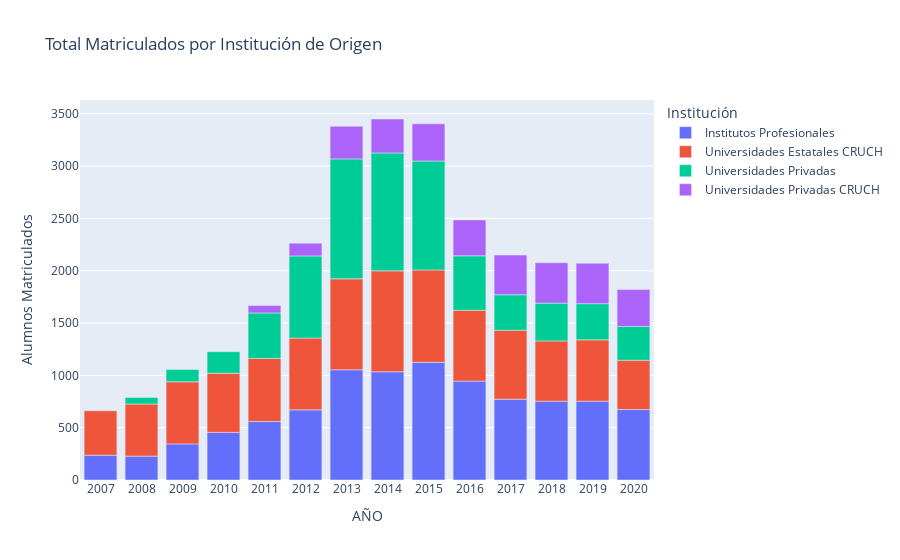

The code cell stored with this chart in its notebook:
### Markdown cell above
## Matriculados

Los titulados nos explican el estado actual del campo laboral. Pero ¿cómo han variado las matriculas en la carrera? Da la idea de que ya no existe ese boom por estudiar minería. Acá va la data:

### Code cell
matriculados = pd.read_csv("Data/Matricula.csv", delimiter = ';')
matriculados["AÑO"] = matriculados["AÑO"].str.split('_', expand = True)[1]
matriculados_con_minas = matriculados[(matriculados["NOMBRE CARRERA"].str.contains(r"\b(INGENIERIA|INGENIERÍA)\b.*\bMINAS\b"))]
matriculados_por_tipo = pd.DataFrame(matriculados_con_minas.groupby(["AÑO","CLASIFICACIÓN INSTITUCIÓN NIVEL 3"])["TOTAL MATRICULADOS PRIMER AÑO"].agg(['sum','count'])).reset_index()
fig = px.bar(matriculados_por_tipo, x="AÑO", color="CLASIFICACIÓN INSTITUCIÓN NIVEL 3", y="sum", title="Total Matriculados por Institución de Origen")
fig.update_layout(yaxis={'title': 'Alumnos Matriculados'},
                    legend_title_text='Institución')
fig.show()

### Figure 1 — Plotly figure (JSON) as saved in the notebook; plotly's stock layout.template omitted (floating-point values rounded to 4 significant figures)
{"data": [{"alignmentgroup": "True", "hovertemplate": "CLASIFICACIÓN INSTITUCIÓN NIVEL 3=Institutos Profesionales<br>AÑO=%{x}<br>sum=%{y}<extra></extra>", "legendgroup": "Institutos Profesionales", "marker": {"color": "#636efa"}, "name": "Institutos Profesionales", "offsetgroup": "Institutos Profesionales", "orientation": "v", "showlegend": true, "textposition": "auto", "type": "bar", "x": ["2007", "2008", "2009", "2010", "2011", "2012", "2013", "2014", "2015", "2016", "2017", "2018", "2019", "2020"], "xaxis": "x", "y": [237, 228, 345, 455, 559, 670, 1053, 1034, 1124, 945, 772, 753, 753, 673], "yaxis": "y"}, {"alignmentgroup": "True", "hovertemplate": "CLASIFICACIÓN INSTITUCIÓN NIVEL 3=Universidades Estatales CRUCH<br>AÑO=%{x}<br>sum=%{y}<extra></extra>", "legendgroup": "Universidades Estatales CRUCH", "marker": {"color": "#EF553B"}, "name": "Universidades Estatales CRUCH", "offsetgroup": "Universidades Estatales CRUCH", "orientation": "v", "showlegend": true, "textposition": "auto", "type": "bar", "x": ["2007", "2008", "2009", "2010", "2011", "2012", "2013", "2014", "2015", "2016", "2017", "2018", "2019", "2020"], "xaxis": "x", "y": [424, 498, 593, 564, 603, 686, 869, 964, 883, 677, 659, 576, 586, 471], "yaxis": "y"}, {"alignmentgroup": "True", "hovertemplate": "CLASIFICACIÓN INSTITUCIÓN NIVEL 3=Universidades Privadas<br>AÑO=%{x}<br>sum=%{y}<extra></extra>", "legendgroup": "Universidades Privadas", "marker": {"color": "#00cc96"}, "name": "Universidades Privadas", "offsetgroup": "Universidades Privadas", "orientation": "v", "showlegend": true, "textposition": "auto", "type": "bar", "x": ["2008", "2009", "2010", "2011", "2012", "2013", "2014", "2015", "2016", "2017", "2018", "2019", "2020"], "xaxis": "x", "y": [63, 117, 207, 434, 785, 1146, 1127, 1041, 520, 339, 361, 346, 323], "yaxis": "y"}, {"alignmentgroup": "True", "hovertemplate": "CLASIFICACIÓN INSTITUCIÓN NIVEL 3=Universidades Privadas CRUCH<br>AÑO=%{x}<br>sum=%{y}<extra></extra>", "legendgroup": "Universidades Privadas CRUCH", "marker": {"color": "#ab63fa"}, "name": "Universidades Privadas CRUCH", "offsetgroup": "Universidades Privadas CRUCH", "orientation": "v", "showlegend": true, "textposition": "auto", "type": "bar", "x": ["2011", "2012", "2013", "2014", "2015", "2016", "2017", "2018", "2019", "2020"], "xaxis": "x", "y": [70, 122, 312, 324, 355, 343, 379, 386, 385, 352], "yaxis": "y"}], "layout": {"barmode": "relative", "legend": {"title": {"text": "Institución"}, "tracegroupgap": 0}, "title": {"text": "Total Matriculados por Institución de Origen"}, "xaxis": {"anchor": "y", "domain": [0, 1], "title": {"text": "AÑO"}}, "yaxis": {"anchor": "x", "domain": [0, 1], "title": {"text": "Alumnos Matriculados"}}}}
